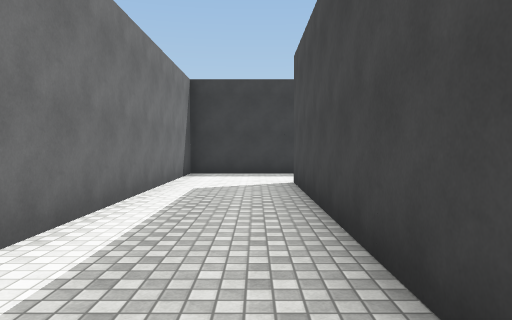
view 1 (above)

24 first-person views from a walk through a 3-D level made in the Unity game engine. The camera is 1.4 m above the floor, tilts 2° down and sees 70° across. The floor is counted in squares, 2 m on a side. Each view is taken from the middle of a square. On the plan, view 1 faces up. The plan holds only what a view shows up to about 11 squares ahead; the rest is blank. The place goes on beyond the plan. The player character is not drawn. Surface patterns are stand-ins for the level's own textures.

view 2
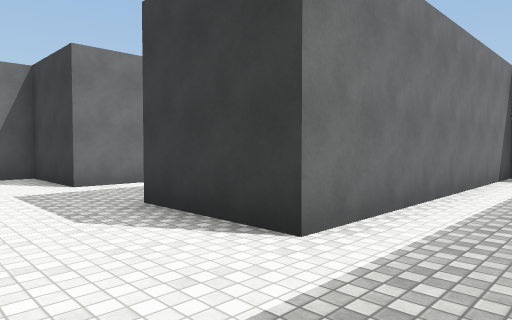

view 3
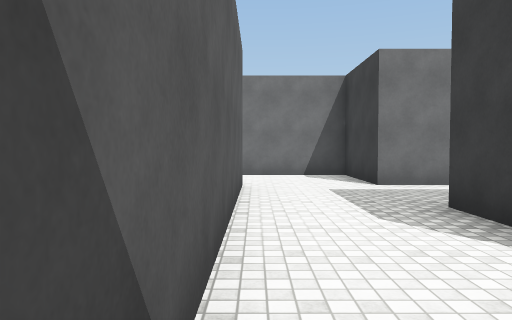

view 4
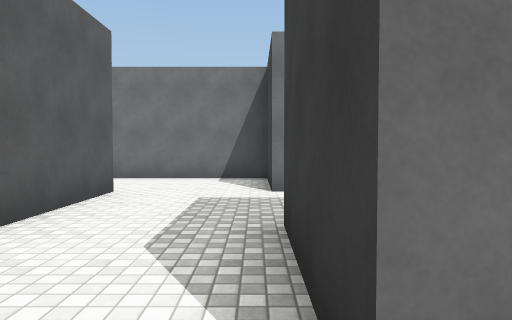

view 5
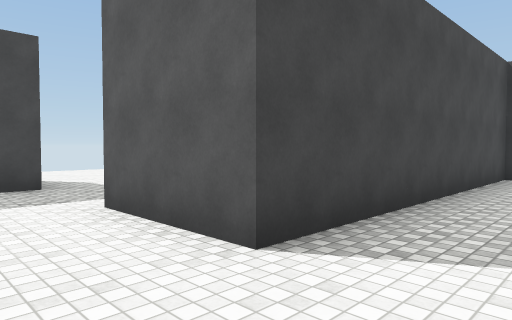

view 6
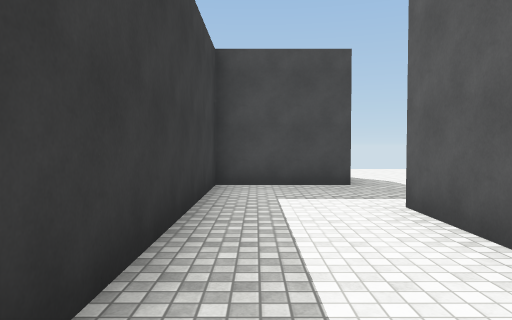

view 7
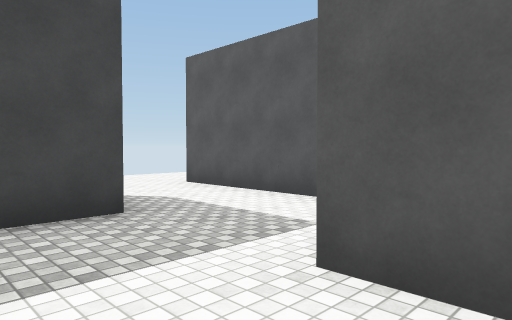

view 8
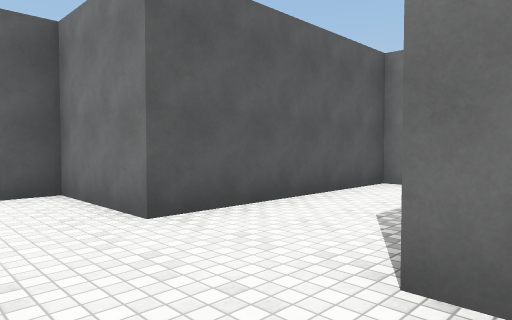

view 9
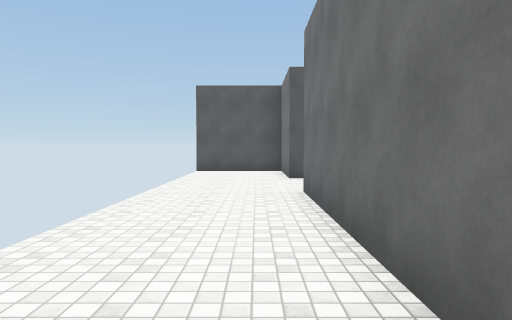

view 10
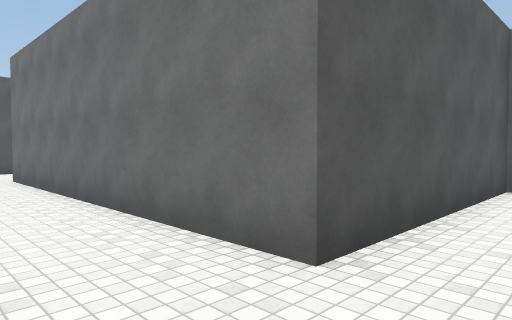

view 11
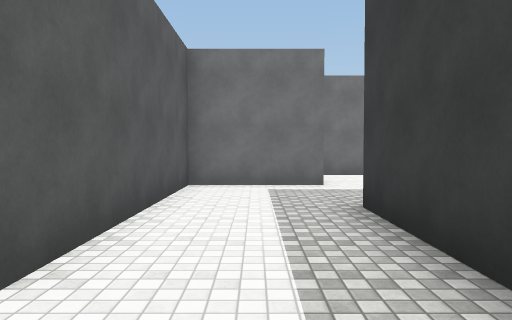

view 12
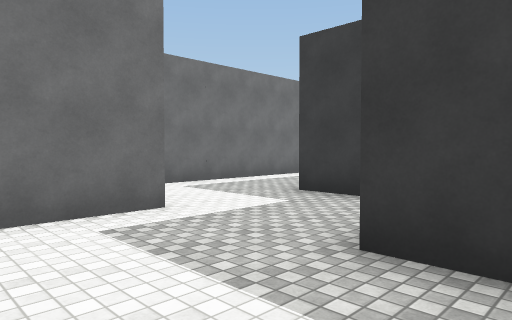

view 13
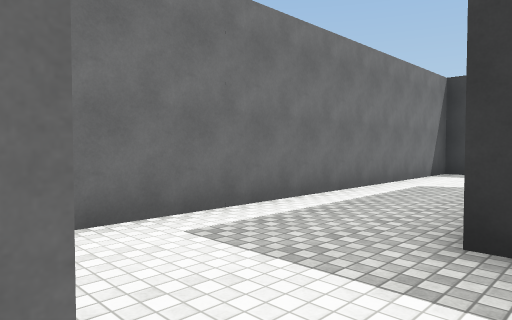

view 14
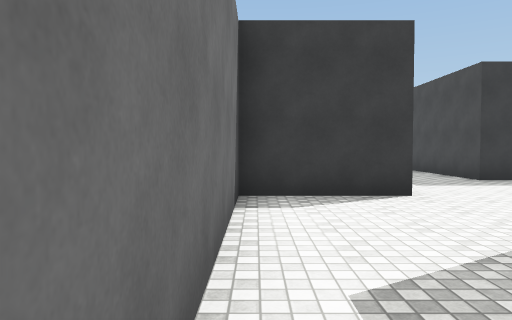

view 15
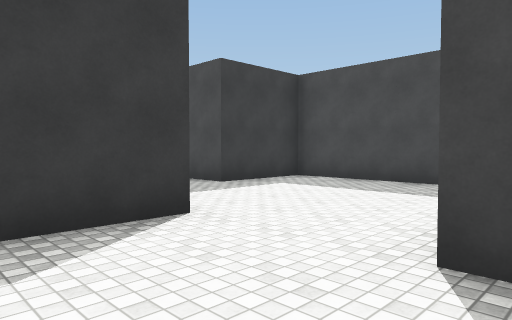

view 16
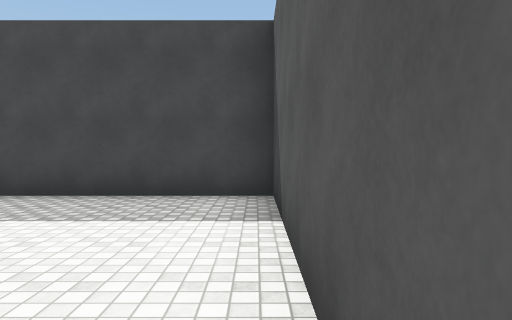

view 17
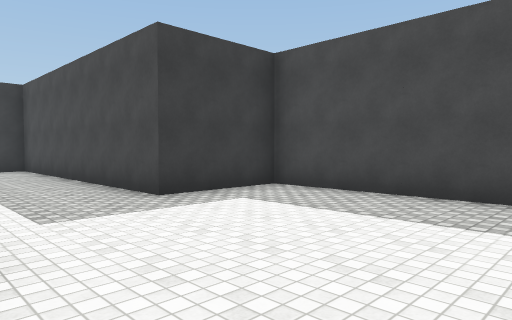

view 18
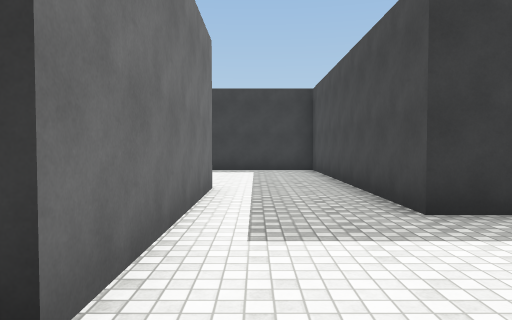

view 19
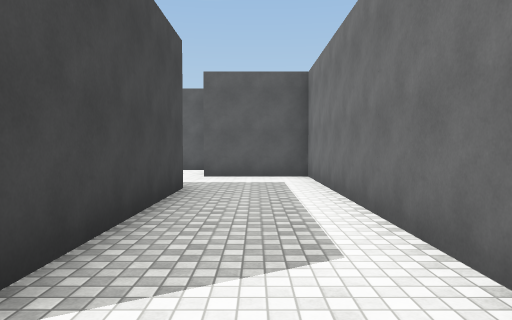

view 20
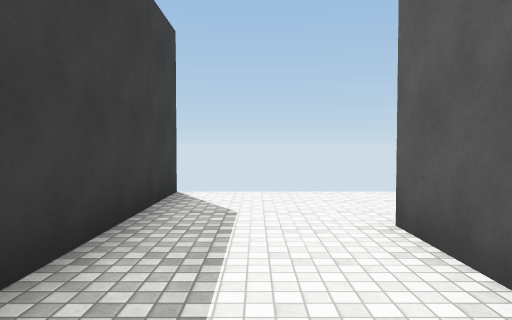

view 21
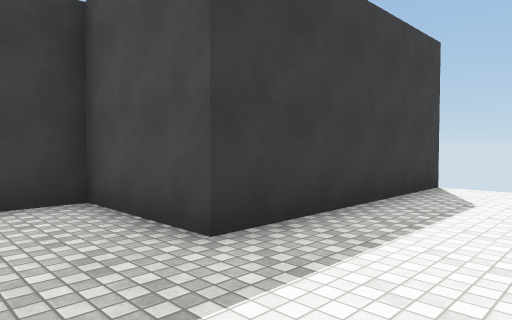

view 22
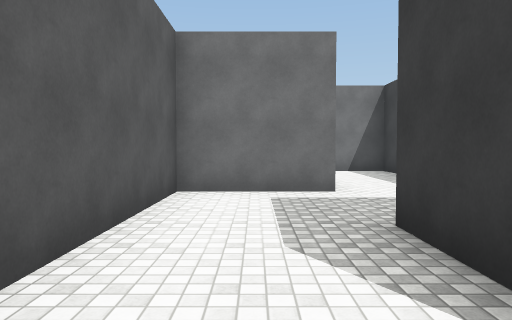

view 23
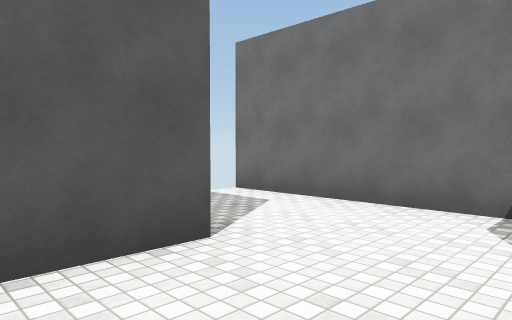

view 24
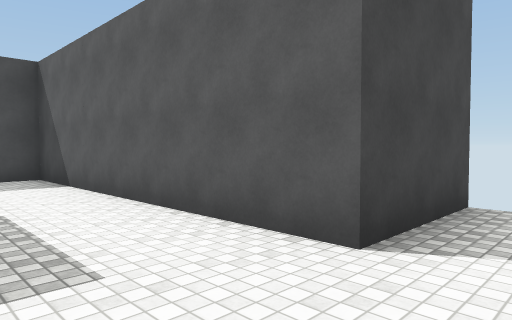

### Floor plan
Points are (right, up) in squares from view 1. A wall is a line through its corners. A room is listed if a view was taken in it or the views show most of it. See-through windows are left out.
Room 1 (views 1, 2, 3, 4, 5, 6, 7, 8, 9, 22, 23, 24)
walls: (-6.7, 2.3) (-9.3, 2.3) (-9.3, -2.8); (7.2, 7.3) (5.8, 7.3) (5.8, 9.7) (-1.7, 9.7) (-1.7, 2.3) (-4.2, 2.3); (-6.8, -2.9) (-6.8, -0.2) (0.8, -0.2) (0.8, 7.2) (3.3, 7.2) (3.3, 4.8) (8.2, 4.8) (8.2, 2.3) (10.8, 2.3); (8.2, 14.8) (8.2, 7.2)
ways out: opening at (9.5, 14) to room 2; opening at (-5.5, 3.5)
Room 2 (views 10, 11, 12, 13, 14, 15, 16, 17, 18, 19, 20, 21)
walls: (3.3, 32.2) (3.3, 27.2) (0.8, 27.2) (0.8, 17.3) (3.3, 17.3) (3.3, 14.8) (8.2, 14.8); (10.8, 17.2) (5.8, 17.2) (5.8, 19.8) (3.2, 19.8) (3.2, 24.7) (8.3, 24.7) (8.3, 29.7) (5.8, 29.7) (5.8, 32.6)
ways out: opening at (9.5, 14) to room 1; opening at (4.5, 33)

Where each view was taken, in squares from view 1:
view 1: 0 up, 0 right, facing up
view 2: 0 up, 0 right, facing up-left
view 3: 0 up, 0 right, facing left
view 4: 2 up, 1 left, facing left
view 5: 9 up, 1 left, facing down-right
view 6: 9 up, 1 left, facing right
view 7: 9 up, 2 right, facing down-right
view 8: 8 up, 10 right, facing down-left
view 9: 13 up, 9 right, facing down
view 10: 16 up, 10 right, facing down-left
view 11: 16 up, 10 right, facing left
view 12: 15 up, 7 right, facing up-left
view 13: 17 up, 4 right, facing up-left
view 14: 22 up, 1 right, facing up
view 15: 24 up, 1 right, facing up-right
view 16: 25 up, 3 right, facing right
view 17: 25 up, 3 right, facing up-right
view 18: 26 up, 4 right, facing up
view 19: 26 up, 2 right, facing down
view 20: 16 up, 5 right, facing right
view 21: 15 up, 4 right, facing up-right
view 22: 6 up, 9 right, facing left
view 23: 2 up, 5 left, facing down-left
view 24: 2 up, 8 left, facing down-right
